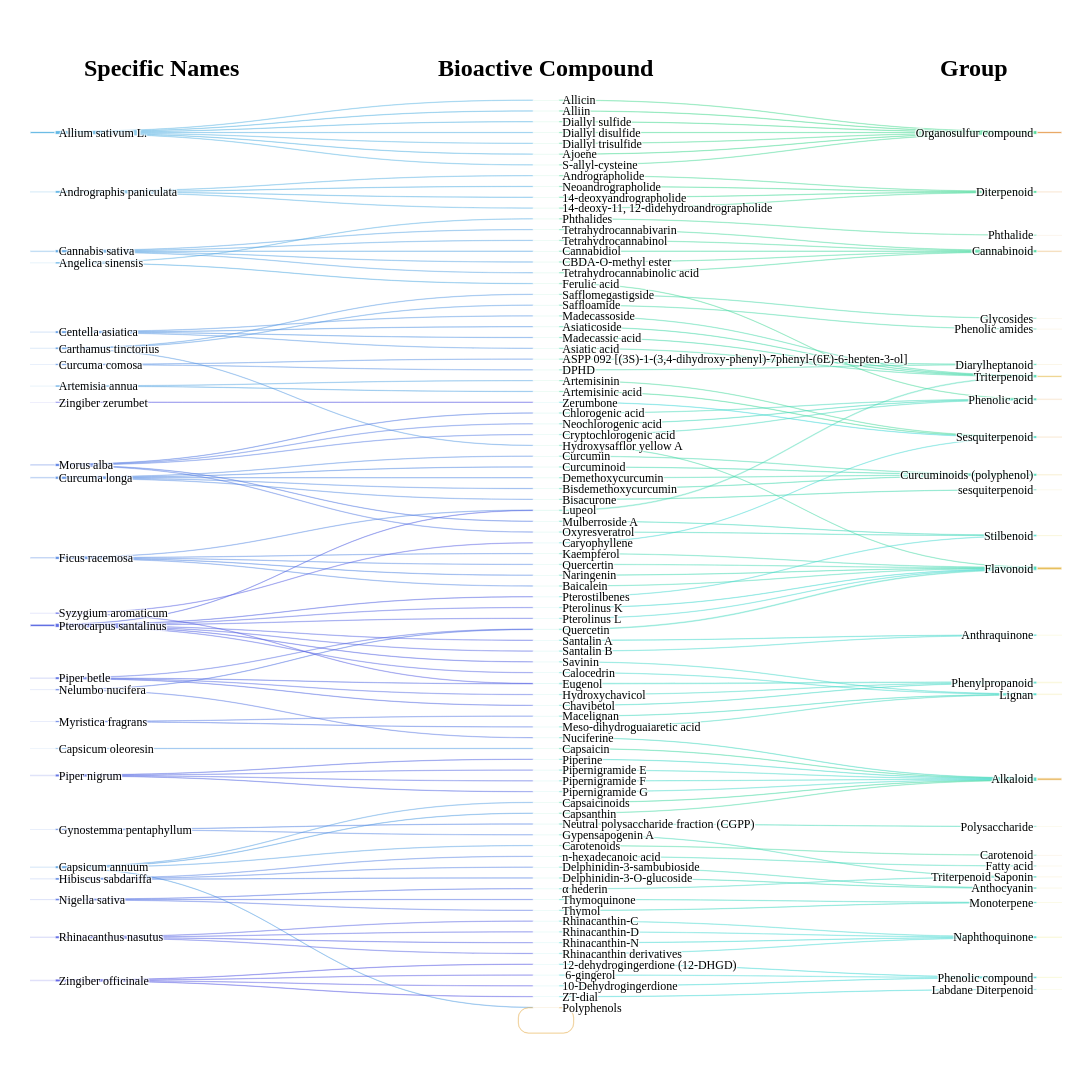

The code cell stored with this chart in its notebook:
### Code cell
import pandas as pd
import plotly.graph_objects as go
import colorsys

# ============================================================================
# CONFIGURATION SECTION - Customize fonts here
# ============================================================================

FONT_CONFIG = {
    'title_size': 32,
    'title_color': '#000000',
    'title_family': 'Times New Roman, serif',  # ← change this
    
    'node_label_size': 12,
    'node_label_color': '#000000',
    'node_label_family': 'Times New Roman, serif',  # ← change this
    
    'header_size': 24,
    'header_color': '#000000',
    'header_family': 'Times New Roman, serif',  # ← change this
    
    'hover_size': 14,
    'hover_color': '#2d3748',
    'hover_family': 'Times New Roman, serif',  # ← change this
}

# ============================================================================

# 1. Load the dataset
df = pd.read_csv("plant_compound.csv")

# 2. Preprocess Data
# df['Parts of Use'] = df['Parts of Use'].astype(str).str.split(',')
# df = df.explode('Parts of Use')
# df['Parts of Use'] = df['Parts of Use'].str.strip()

# 3. Create Node Labels
labels_src = df['Specific Name'].unique().tolist()
labels_mid = df['Bioactive Compound'].unique().tolist()
labels_dst = df['Group'].unique().tolist()
all_labels = labels_src + labels_mid + labels_dst

label_to_idx = {label: i for i, label in enumerate(all_labels)}

# 4. Define Links
sources = []
targets = []
values = []

# Link Set 1: Specific Name -> Bioactive Compound
flow_1 = df.groupby(['Specific Name', 'Bioactive Compound']).size().reset_index(name='count')
for _, row in flow_1.iterrows():
    sources.append(label_to_idx[row['Specific Name']])
    targets.append(label_to_idx[row['Bioactive Compound']])
    values.append(row['count'])

# Link Set 2: Bioactive Compound -> Group
flow_2 = df.groupby(['Bioactive Compound', 'Group']).size().reset_index(name='count')
for _, row in flow_2.iterrows():
    sources.append(label_to_idx[row['Bioactive Compound']])
    targets.append(label_to_idx[row['Group']])
    values.append(row['count'])

# 5. Create Beautiful Color Palettes

# Generate sophisticated color palette using HSL
def generate_gradient_colors(n, hue_start=150, hue_end=90, saturation=0.65, lightness=0.55):
    """Generate a gradient of colors in HSL space"""
    colors = []
    for i in range(n):
        hue = hue_start + (hue_end - hue_start) * (i / max(n - 1, 1))
        rgb = colorsys.hls_to_rgb(hue / 360, lightness, saturation)
        colors.append(f'rgba({int(rgb[0]*255)}, {int(rgb[1]*255)}, {int(rgb[2]*255)}, 0.9)')
    return colors

# Assign colors to each section
num_src = len(labels_src)
num_mid = len(labels_mid)
num_dst = len(labels_dst)

# Create distinct color schemes for each column
colors_src = generate_gradient_colors(num_src, hue_start=200, hue_end=240, saturation=0.7, lightness=0.6)  # Blue-Purple
colors_mid = generate_gradient_colors(num_mid, hue_start=150, hue_end=180, saturation=0.65, lightness=0.55)  # Green-Cyan
colors_dst = generate_gradient_colors(num_dst, hue_start=30, hue_end=60, saturation=0.75, lightness=0.6)  # Orange-Yellow

node_colors = colors_src + colors_mid + colors_dst

# Create color mapping for links based on source node
link_colors = []
for src_idx in sources:
    # Get the base color and make it more transparent
    if src_idx < num_src:
        base_color = colors_src[src_idx]
    elif src_idx < num_src + num_mid:
        base_color = colors_mid[src_idx - num_src]
    else:
        base_color = colors_dst[src_idx - num_src - num_mid]
    
    # Convert to more transparent version
    link_colors.append(base_color.replace('0.9)', '0.3)'))

# 6. Create Enhanced Sankey Diagram
fig = go.Figure(data=[go.Sankey(
    # arrangement='snap',  # Better automatic arrangement
    node=dict(
        pad=10,  # Increased padding for better spacing
        thickness=25,  # Thicker nodes
        line=dict(color="rgba(255, 255, 255, 0.8)", width=1.5),  # Subtle white border
        label=all_labels,
        color=node_colors,
        customdata=[f"<b>{label}</b>" for label in all_labels],
        hovertemplate='%{customdata}<br>Total Flow: %{value}<extra></extra>',
    ),
    link=dict(
        source=sources,
        target=targets,
        value=values,
        color=link_colors,  # Color-coded links
        hovertemplate='%{source.label} → %{target.label}<br>Count: %{value}<extra></extra>',
    )
)])

max_nodes_in_column = max(len(labels_src), len(labels_mid), len(labels_dst))

# Formula: (Nodes * (Font Size + Padding)) + Top/Bottom Margins
# Allocating ~40px per node ensures labels never overlap vertically
dynamic_height = max(900, max_nodes_in_column * 40)
# 7. Enhanced Layout with Beautiful Styling (using FONT_CONFIG)
fig.update_layout(
    title={
        'text': "",
        'y': 0.97,
        'x': 0.5,
        'xanchor': 'center',
        'yanchor': 'top',
        'font': dict(
            size=FONT_CONFIG['title_size'],
            color=FONT_CONFIG['title_color'],
            family=FONT_CONFIG['title_family']
        )
    },
    font=dict(
        size=FONT_CONFIG['node_label_size'],
        family=FONT_CONFIG['node_label_family'],
        color=FONT_CONFIG['node_label_color']
    ),
    height=1200,
    width=1400,
    plot_bgcolor='#f7fafc',  # Soft background
    paper_bgcolor='#ffffff',
    margin=dict(l=30, r=30, t=100, b=50),
    hoverlabel=dict(
        bgcolor="white",
        font_size=FONT_CONFIG['hover_size'],
        font_family=FONT_CONFIG['hover_family'],
        bordercolor="#cbd5e0"
    )
)

# Add annotations for column headers (using FONT_CONFIG)
annotations = [
    dict(
        x=0.05, y=1.05,
        xref='paper', yref='paper',
        text='<b>Specific Names</b>',
        showarrow=False,
        font=dict(
            size=FONT_CONFIG['header_size'],
            color=FONT_CONFIG['header_color'],
            family=FONT_CONFIG['header_family']
        ),
    ),
    dict(
        x=0.5, y=1.05,
        xref='paper', yref='paper',
        text='<b>Bioactive Compound</b>',
        showarrow=False,
        font=dict(
            size=FONT_CONFIG['header_size'],
            color=FONT_CONFIG['header_color'],
            family=FONT_CONFIG['header_family']
        ),
    ),
    dict(
        x=0.95, y=1.05,
        xref='paper', yref='paper',
        text='<b>Group</b>',
        showarrow=False,
        font=dict(
            size=FONT_CONFIG['header_size'],
            color=FONT_CONFIG['header_color'],
            family=FONT_CONFIG['header_family']
        ),
    ),
]

fig.update_layout(annotations=annotations)

# Show the interactive plot
fig.show()

# save png dpi 800
fig.write_image("sankey_diagram2.png", scale = 8)

### Figure 1 — Plotly figure (JSON) as saved in the notebook; plotly's stock layout.template omitted (floating-point values rounded to 4 significant figures; data arrays with more than 128 entries replaced by an {"elided": "..."} marker saying what was removed)
{"data": [{"link": {"color": {"elided": "173 str values"}, "hovertemplate": "%{source.label} → %{target.label}<br>Count: %{value}<extra></extra>", "source": {"elided": "173 int values"}, "target": {"elided": "173 int values"}, "value": {"elided": "173 int values"}}, "node": {"color": {"elided": "138 str values"}, "customdata": {"elided": "138 str values"}, "hovertemplate": "%{customdata}<br>Total Flow: %{value}<extra></extra>", "label": {"elided": "138 str values"}, "line": {"color": "rgba(255, 255, 255, 0.8)", "width": 1.5}, "pad": 10, "thickness": 25}, "type": "sankey"}], "layout": {"annotations": [{"font": {"color": "#000000", "family": "Times New Roman, serif", "size": 24}, "showarrow": false, "text": "<b>Specific Names</b>", "x": 0.05, "xref": "paper", "y": 1.05, "yref": "paper"}, {"font": {"color": "#000000", "family": "Times New Roman, serif", "size": 24}, "showarrow": false, "text": "<b>Bioactive Compound</b>", "x": 0.5, "xref": "paper", "y": 1.05, "yref": "paper"}, {"font": {"color": "#000000", "family": "Times New Roman, serif", "size": 24}, "showarrow": false, "text": "<b>Group</b>", "x": 0.95, "xref": "paper", "y": 1.05, "yref": "paper"}], "font": {"color": "#000000", "family": "Times New Roman, serif", "size": 12}, "height": 1200, "hoverlabel": {"bgcolor": "white", "bordercolor": "#cbd5e0", "font": {"family": "Times New Roman, serif", "size": 14}}, "margin": {"b": 50, "l": 30, "r": 30, "t": 100}, "paper_bgcolor": "#ffffff", "plot_bgcolor": "#f7fafc", "title": {"font": {"color": "#000000", "family": "Times New Roman, serif", "size": 32}, "text": "", "x": 0.5, "xanchor": "center", "y": 0.97, "yanchor": "top"}, "width": 1400}}
